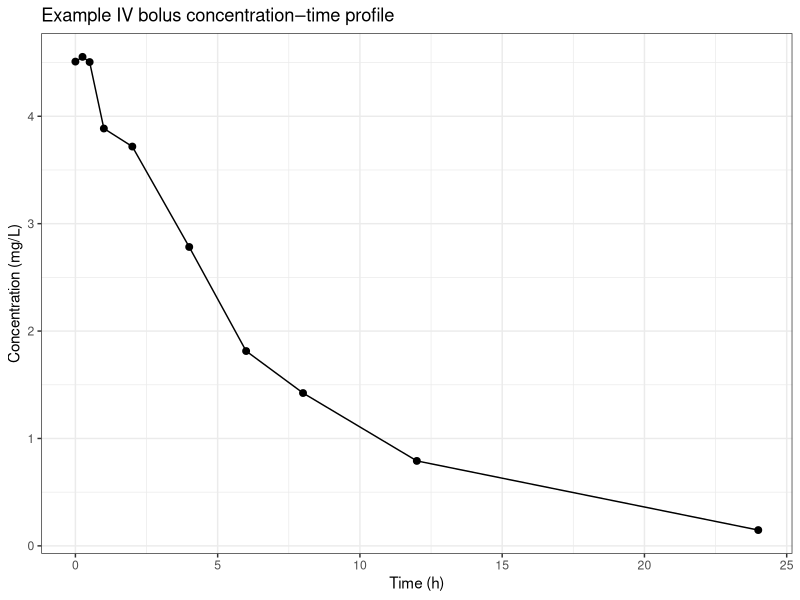

Source code (R):
# Clinical Pharmacokinetic Data
# Extracted executable R code from 10-clinical-pharmacokinetic-data.qmd
# Generated by scripts/extract_code.R — do not edit by hand.
# Regenerate: Rscript scripts/extract_code.R   (book repo)
#             Rscript scripts/extract_code.R --standalone   (bundle)
# Working directory: run from the repository root (data/ paths are relative).

# ----------------------------------------------------------------------
# Section: Example PK Dataset
# ----------------------------------------------------------------------
pk_ex <- read.csv("data/pk_iv_bolus.csv", stringsAsFactors = FALSE)
pk_ex <- pk_ex[as.character(pk_ex$USUBJID) == "101", c("USUBJID", "TIME", "CONC", "DOSE")]
knitr::kable(
  pk_ex,
  col.names = c("USUBJID", "TIME (h)", "CONC (mg/L)", "DOSE (mg)"),
  digits = 3
)

# ----------------------------------------------------------------------
# Section: Data Preparation in R
# ----------------------------------------------------------------------
library(dplyr)
library(readr)
library(ggplot2)

pk <- read_csv("data/pk_iv_bolus.csv", show_col_types = FALSE) %>%
  mutate(
    TIME = as.numeric(TIME),
    CONC = as.numeric(CONC),
    DOSE = as.numeric(DOSE)
  ) %>%
  arrange(USUBJID, TIME)

pk

# ----------------------------------------------------------------------
# Section: Data Preparation in R
# ----------------------------------------------------------------------
pk %>%
  summarise(
    n_subjects = n_distinct(USUBJID),
    n_records = n(),
    missing_conc = sum(is.na(CONC)),
    min_time = min(TIME, na.rm = TRUE),
    max_time = max(TIME, na.rm = TRUE)
  )

# ----------------------------------------------------------------------
# Section: Data Preparation in R
# ----------------------------------------------------------------------
ggplot(pk, aes(TIME, CONC)) +
  geom_point(size = 2) +
  geom_line() +
  labs(x = "Time (h)", y = "Concentration (mg/L)",
       title = "Example IV bolus concentration–time profile") +
  theme_bw()

# ----------------------------------------------------------------------
# Section: Data Preparation in R
# ----------------------------------------------------------------------
LLOQ <- 0.5
pk_blq <- pk %>%
  mutate(
    BLQ = CONC < LLOQ,
    CONC_M5 = ifelse(BLQ, LLOQ / 2, CONC)
  )
pk_blq %>% select(TIME, CONC, BLQ, CONC_M5)
